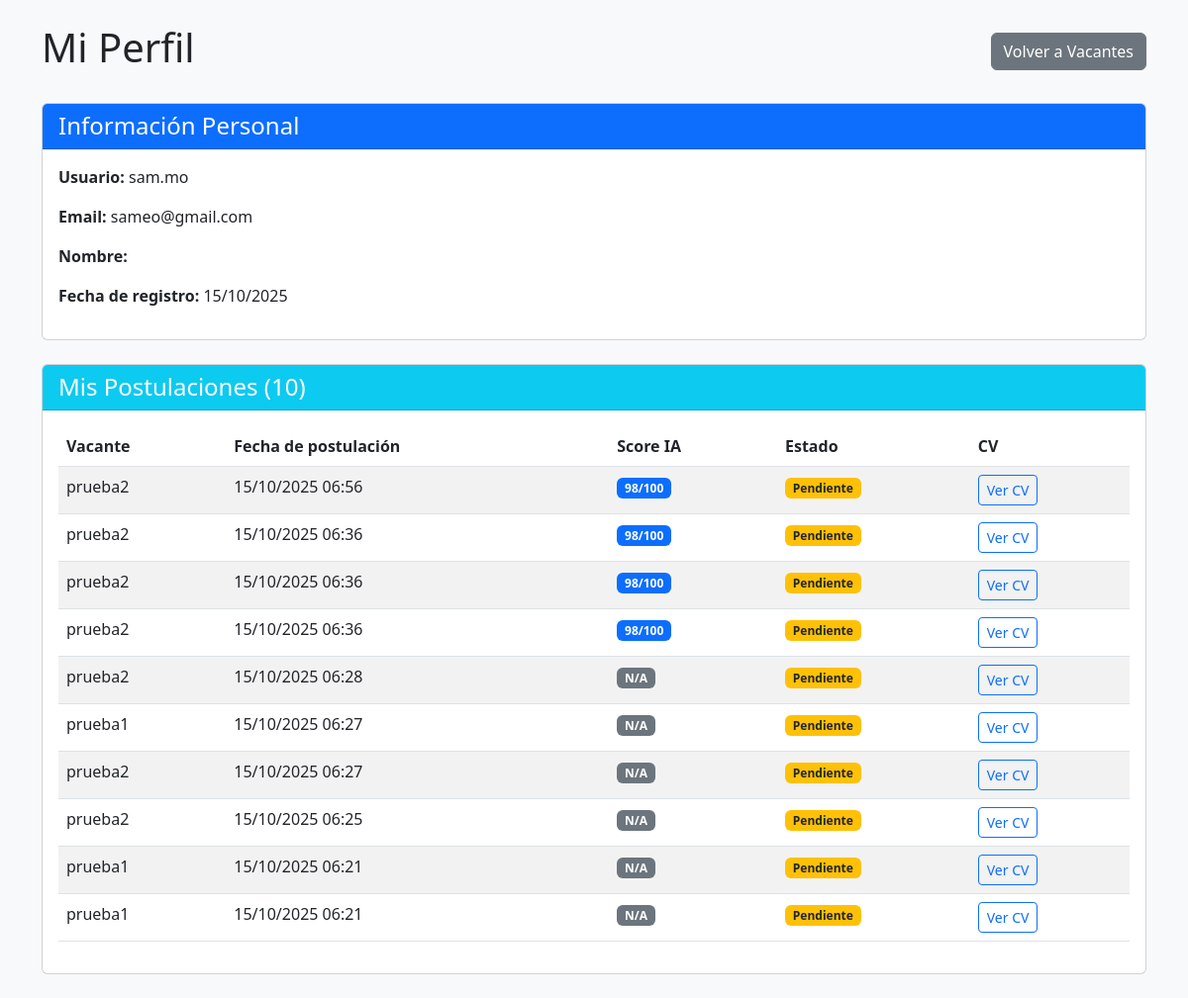
The app's page /perfil/ (signed in), older data.
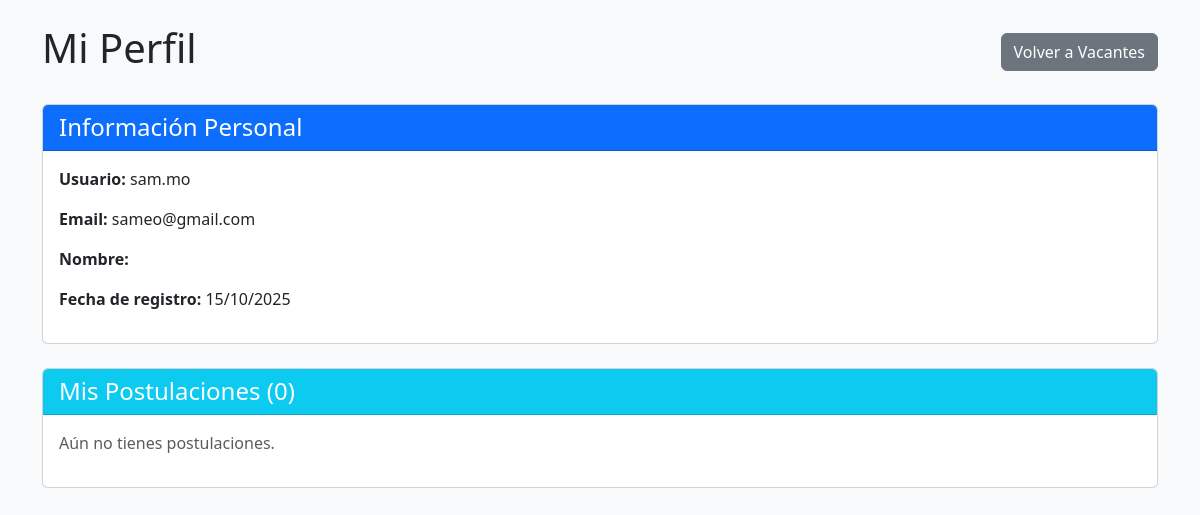
The same page, newer data.
### pages/models.py (models this page shows, shortened)
class Postulacion(models.Model):
    ESTADO_CHOICES = [
        ('PENDIENTE', 'Pendiente'),
        ('REVISADO', 'Revisado'),
        ('ACEPTADO', 'Aceptado'),
        ('RECHAZADO', 'Rechazado'),
    ]
    postulante = models.ForeignKey(settings.AUTH_USER_MODEL, on_delete=models.CASCADE)
    vacante = models.ForeignKey('Vacante', on_delete=models.CASCADE)
    cv_pdf = models.FileField(upload_to='cvs/', null=True, blank=True)
    fecha_postulacion = models.DateTimeField(auto_now_add=True)
    score_ia = models.IntegerField(null=True, blank=True, help_text="Score de 0-100 generado por IA")
    razon_ia = models.TextField(null=True, blank=True, help_text="Razón del score generada por IA")
    estado = models.CharField(max_length=20, choices=ESTADO_CHOICES, default='PENDIENTE')
    notas_reclutador = models.TextField(blank=True, null=True, help_text="Notas del reclutador")
    class Meta:
        ordering = ['-score_ia', '-fecha_postulacion']
        unique_together = ['postulante', 'vacante']

class Vacante(models.Model):
    titulo = models.CharField(max_length=200)
    nombre_interno = models.CharField(max_length=200, blank=True, null=True)
    descripcion = models.TextField()
    palabras_clave = models.CharField(max_length=300, blank=True, null=True)
    rango_salarial = models.CharField(max_length=100, blank=True, null=True)
    fecha_creacion = models.DateTimeField(auto_now_add=True)

### pages/views.py (the view)
# urls.py: path('perfil/', views.perfil_postulante, name='perfil_postulante'),
@login_required
def perfil_postulante(request):
    postulaciones = Postulacion.objects.filter(postulante=request.user).order_by('-fecha_postulacion')
    return render(request, 'pages/perfil_postulante.html', {
        'postulaciones': postulaciones
    })

### pages/templates/pages/perfil_postulante.html (shortened to what this page needs)
<!DOCTYPE html>
<html lang="es">
<head>
    <link href="https://cdn.jsdelivr.net/npm/bootstrap@5.3.0/dist/css/bootstrap.min.css" rel="stylesheet">
</head>
<body class="bg-light p-4">
    <div class="container">
        <div class="d-flex justify-content-between align-items-center mb-4">
            <h1>Mi Perfil</h1>
            <a href="{% url 'postulante' %}" class="btn btn-secondary">Volver a Vacantes</a>
        </div>
        <div class="card mb-4">
            <div class="card-header bg-primary text-white">
                <h4 class="mb-0">Información Personal</h4>
            </div>
            <div class="card-body">
                <p><strong>Usuario:</strong> {{ user.username }}</p>
                <p><strong>Email:</strong> {{ user.email }}</p>
                <p><strong>Nombre:</strong> {{ user.first_name }} {{ user.last_name }}</p>
                <p><strong>Fecha de registro:</strong> {{ user.date_joined|date:"d/m/Y" }}</p>
            </div>
        </div>
        <div class="card">
            <div class="card-header bg-info text-white">
                <h4 class="mb-0">Mis Postulaciones ({{ postulaciones.count }})</h4>
            </div>
            <div class="card-body">
                {% if postulaciones %}
                    <table class="table table-striped">
                        <thead>
                            <tr>
                                <th>Vacante</th>
                                <th>Fecha de postulación</th>
                                <th>Score IA</th>
                                <th>Estado</th>
                                <th>CV</th>
                            </tr>
                        </thead>
                        <tbody>
                            {% for post in postulaciones %}
                            <tr>
                                <td>{{ post.vacante.titulo }}</td>
                                <td>{{ post.fecha_postulacion|date:"d/m/Y H:i" }}</td>
                                <td>
                                    {% if post.score_ia %}
                                        <span class="badge bg-primary">{{ post.score_ia }}/100</span>
                                    {% else %}
                                        <span class="badge bg-secondary">N/A</span>
                                    {% endif %}
                                </td>
                                <td>
                                    {% if post.estado == 'PENDIENTE' %}
                                        <span class="badge bg-warning text-dark">Pendiente</span>
                                    {% elif post.estado == 'REVISADO' %}
                                        <span class="badge bg-info">Revisado</span>
                                    {% elif post.estado == 'ACEPTADO' %}
                                        <span class="badge bg-success">Aceptado</span>
                                    {% elif post.estado == 'RECHAZADO' %}
                                        <span class="badge bg-danger">Rechazado</span>
                                    {% endif %}
                                </td>
                                <td>
                                    <a href="{{ post.cv_pdf.url }}" target="_blank" class="btn btn-sm btn-outline-primary">Ver CV</a>
                                </td>
                            </tr>
                            {% endfor %}
                        </tbody>
                    </table>
                {% else %}
                    <p class="text-muted">Aún no tienes postulaciones.</p>
                {% endif %}
            </div>
        </div>
    </div>
</body>
</html>

Row changes from the older to the newer data that the page shows:
removed Postulacion: vacante.titulo "prueba2", fecha_postulacion "15/10/2025 06:56", score_ia "98", estado "Pendiente"
removed Postulacion: vacante.titulo "prueba2", fecha_postulacion "15/10/2025 06:36", score_ia "98", estado "Pendiente"
removed Postulacion: vacante.titulo "prueba2", fecha_postulacion "15/10/2025 06:36", score_ia "98", estado "Pendiente"
removed Postulacion: vacante.titulo "prueba2", fecha_postulacion "15/10/2025 06:36", score_ia "98", estado "Pendiente"
removed Postulacion: vacante.titulo "prueba2", fecha_postulacion "15/10/2025 06:28", score_ia "N/A", estado "Pendiente"
removed Postulacion: vacante.titulo "prueba1", fecha_postulacion "15/10/2025 06:27", score_ia "N/A", estado "Pendiente"
removed Postulacion: vacante.titulo "prueba2", fecha_postulacion "15/10/2025 06:27", score_ia "N/A", estado "Pendiente"
removed Postulacion: vacante.titulo "prueba2", fecha_postulacion "15/10/2025 06:25", score_ia "N/A", estado "Pendiente"
removed Postulacion: vacante.titulo "prueba1", fecha_postulacion "15/10/2025 06:21", score_ia "N/A", estado "Pendiente"
removed Postulacion: vacante.titulo "prueba1", fecha_postulacion "15/10/2025 06:21", score_ia "N/A", estado "Pendiente"
Text that changed along with them:
{{ postulaciones.count }}: "10" → "0"
text no longer shown: "Vacante Fecha de postulación Score IA Estado CV"
text now shown: "Aún no tienes postulaciones."
